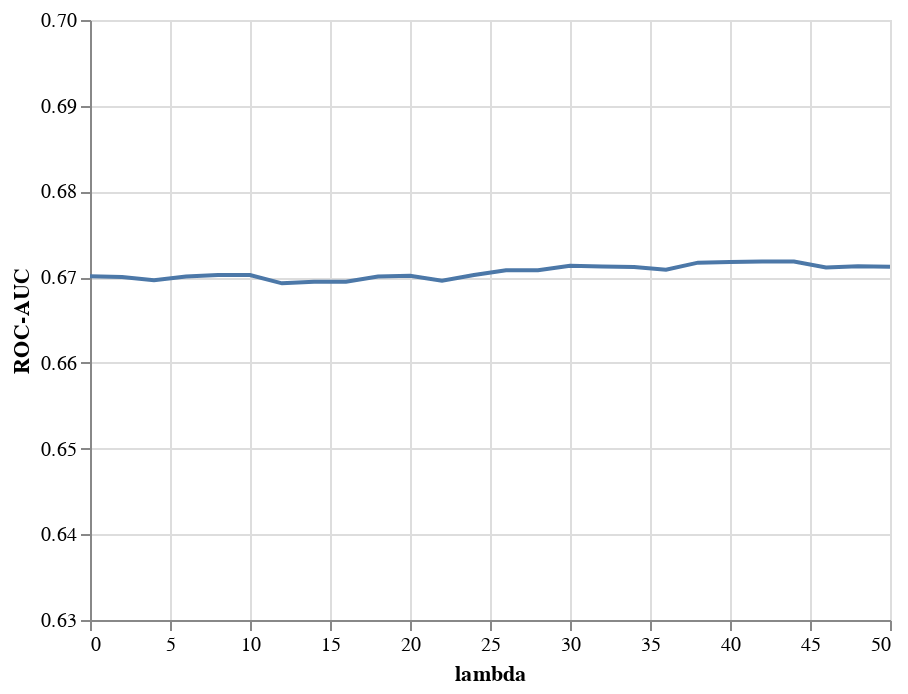

Here is the notebook cell this chart was saved with:
### Code cell
plot_parameter_tuning(stratified_logistic_analysis.dev_set_analysis)

### Figure 1 — Vega-Lite specification as saved in the notebook (floating-point values rounded to 4 significant figures)
{"config": {"view": {"continuousWidth": 400, "continuousHeight": 300}}, "data": {"name": "data-f6514612d920b18373159de39f75c90a"}, "mark": "line", "encoding": {"x": {"type": "quantitative", "field": "lambda"}, "y": {"type": "quantitative", "field": "ROC-AUC", "scale": {"domain": [0.63, 0.7]}}}, "$schema": "https://vega.github.io/schema/vega-lite/v4.8.1.json", "datasets": {"data-f6514612d920b18373159de39f75c90a": [{"lambda": 0.0, "ROC-AUC": 0.6701}, {"lambda": 2.0, "ROC-AUC": 0.67}, {"lambda": 4.0, "ROC-AUC": 0.6696}, {"lambda": 6.0, "ROC-AUC": 0.6701}, {"lambda": 8.0, "ROC-AUC": 0.6702}, {"lambda": 10.0, "ROC-AUC": 0.6702}, {"lambda": 12.0, "ROC-AUC": 0.6693}, {"lambda": 14.0, "ROC-AUC": 0.6695}, {"lambda": 16.0, "ROC-AUC": 0.6695}, {"lambda": 18.0, "ROC-AUC": 0.6701}, {"lambda": 20.0, "ROC-AUC": 0.6702}, {"lambda": 22.0, "ROC-AUC": 0.6696}, {"lambda": 24.0, "ROC-AUC": 0.6702}, {"lambda": 26.0, "ROC-AUC": 0.6708}, {"lambda": 28.0, "ROC-AUC": 0.6708}, {"lambda": 30.0, "ROC-AUC": 0.6713}, {"lambda": 32.0, "ROC-AUC": 0.6712}, {"lambda": 34.0, "ROC-AUC": 0.6712}, {"lambda": 36.0, "ROC-AUC": 0.6709}, {"lambda": 38.0, "ROC-AUC": 0.6717}, {"lambda": 40.0, "ROC-AUC": 0.6718}, {"lambda": 42.0, "ROC-AUC": 0.6718}, {"lambda": 44.0, "ROC-AUC": 0.6718}, {"lambda": 46.0, "ROC-AUC": 0.6711}, {"lambda": 48.0, "ROC-AUC": 0.6713}, {"lambda": 50.0, "ROC-AUC": 0.6712}]}}
